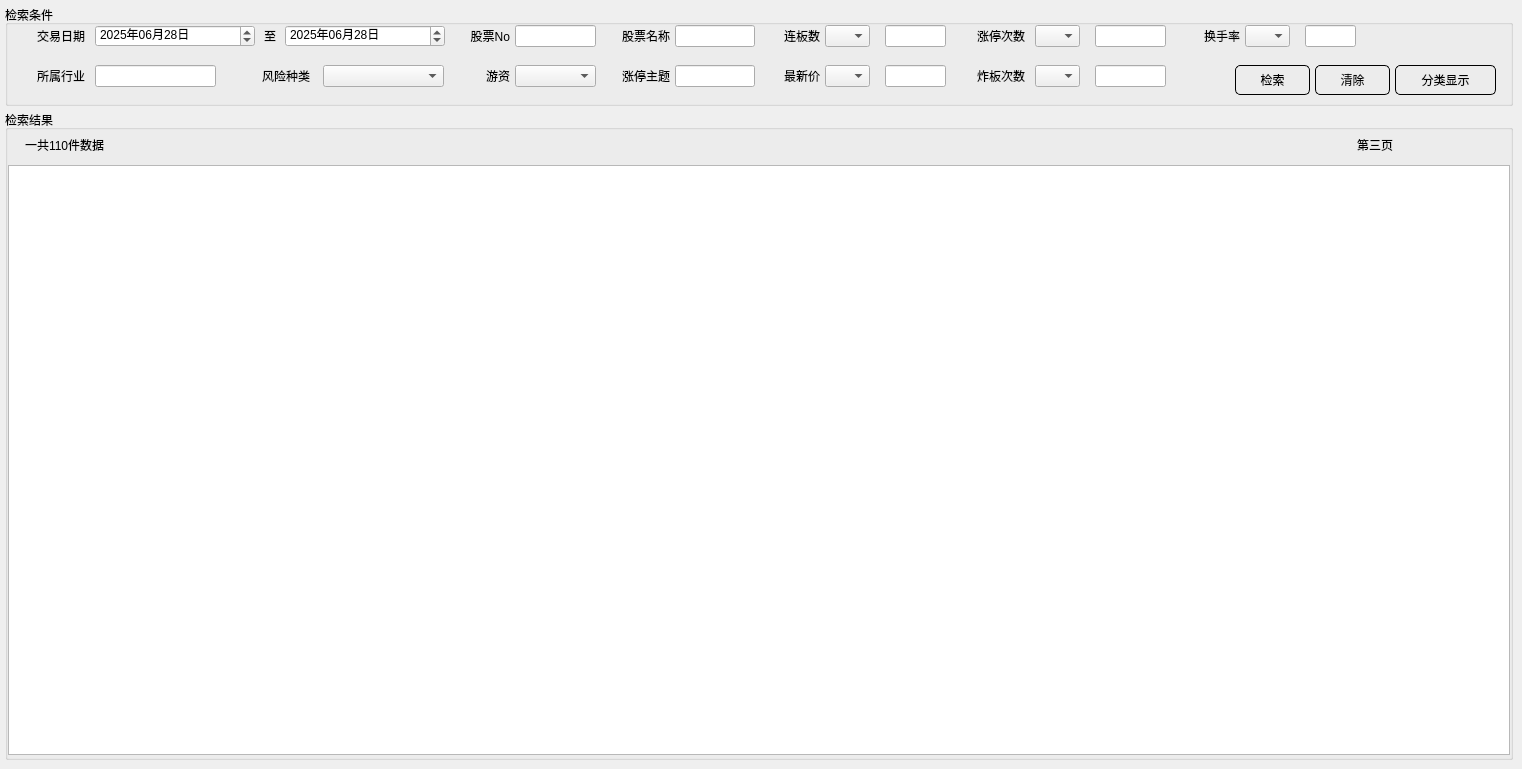
    <widget class="QWidget" name="stockInfo">
     <attribute name="title">
      <string>涨停板</string>
     </attribute>
     <widget class="QGroupBox" name="groupBox">
      <property name="geometry">
       <rect>
        <x>5</x>
        <y>5</y>
        <width>1508</width>
        <height>101</height>
       </rect>
      </property>
      <property name="title">
       <string>检索条件</string>
      </property>
      <widget class="QLabel" name="label">
       <property name="geometry">
        <rect>
         <x>25</x>
         <y>20</y>
         <width>55</width>
         <height>22</height>
        </rect>
       </property>
       <property name="text">
        <string>交易日期</string>
       </property>
       <property name="alignment">
        <set>Qt::AlignRight|Qt::AlignTrailing|Qt::AlignVCenter</set>
       </property>
      </widget>
      <widget class="AutoSetDateEdit" name="saleDateFrom">
       <property name="geometry">
        <rect>
         <x>90</x>
         <y>20</y>
         <width>160</width>
         <height>22</height>
        </rect>
       </property>
       <property name="dateTime">
        <datetime>
         <hour>0</hour>
         <minute>0</minute>
         <second>0</second>
         <year>2025</year>
         <month>6</month>
         <day>28</day>
        </datetime>
       </property>
       <property name="time">
        <time>
         <hour>0</hour>
         <minute>0</minute>
         <second>0</second>
        </time>
       </property>
       <property name="displayFormat">
        <string>yyyy年MM月dd日</string>
       </property>
      </widget>
      <widget class="QLabel" name="label_2">
       <property name="geometry">
        <rect>
         <x>255</x>
         <y>20</y>
         <width>20</width>
         <height>22</height>
        </rect>
       </property>
       <property name="text">
        <string>至</string>
       </property>
       <property name="alignment">
        <set>Qt::AlignCenter</set>
       </property>
      </widget>
      <widget class="AutoSetDateEdit" name="saleDateTo">
       <property name="geometry">
        <rect>
         <x>280</x>
         <y>20</y>
         <width>160</width>
         <height>22</height>
        </rect>
       </property>
       <property name="dateTime">
        <datetime>
         <hour>0</hour>
         <minute>0</minute>
         <second>0</second>
         <year>2025</year>
         <month>6</month>
         <day>28</day>
        </datetime>
       </property>
       <property name="time">
        <time>
         <hour>0</hour>
         <minute>0</minute>
         <second>0</second>
        </time>
       </property>
       <property name="displayFormat">
        <string>yyyy年MM月dd日</string>
       </property>
      </widget>
      <widget class="QLabel" name="label_3">
       <property name="geometry">
        <rect>
         <x>460</x>
         <y>20</y>
         <width>45</width>
         <height>22</height>
        </rect>
       </property>
       <property name="text">
        <string>股票No</string>
       </property>
       <property name="alignment">
        <set>Qt::AlignRight|Qt::AlignTrailing|Qt::AlignVCenter</set>
       </property>
      </widget>
      <widget class="AutoSetNumberLineEdit" name="stockNo">
       <property name="geometry">
        <rect>
         <x>510</x>
         <y>20</y>
         <width>81</width>
         <height>22</height>
        </rect>
       </property>
      </widget>
      <widget class="QLabel" name="label_4">
       <property name="geometry">
        <rect>
         <x>610</x>
         <y>20</y>
         <width>55</width>
         <height>22</height>
        </rect>
       </property>
       <property name="text">
        <string>股票名称</string>
       </property>
       <property name="alignment">
        <set>Qt::AlignRight|Qt::AlignTrailing|Qt::AlignVCenter</set>
       </property>
      </widget>
      <widget class="QLineEdit" name="stockName">
       <property name="geometry">
        <rect>
         <x>670</x>
         <y>20</y>
         <width>80</width>
         <height>22</height>
        </rect>
       </property>
      </widget>
      <widget class="QLabel" name="label_5">
       <property name="geometry">
        <rect>
         <x>770</x>
         <y>20</y>
         <width>45</width>
         <height>22</height>
        </rect>
       </property>
       <property name="text">
        <string>连板数</string>
       </property>
       <property name="alignment">
        <set>Qt::AlignRight|Qt::AlignTrailing|Qt::AlignVCenter</set>
       </property>
      </widget>
      <widget class="QComboBox" name="condition_lbs">
       <property name="geometry">
        <rect>
         <x>820</x>
         <y>20</y>
         <width>45</width>
         <height>22</height>
        </rect>
       </property>
      </widget>
      <widget class="QLineEdit" name="lianBanShu">
       <property name="geometry">
        <rect>
         <x>880</x>
         <y>20</y>
         <width>61</width>
         <height>22</height>
        </rect>
       </property>
      </widget>
      <widget class="QLabel" name="label_6">
       <property name="geometry">
        <rect>
         <x>960</x>
         <y>20</y>
         <width>60</width>
         <height>22</height>
        </rect>
       </property>
       <property name="text">
        <string>涨停次数</string>
       </property>
       <property name="alignment">
        <set>Qt::AlignRight|Qt::AlignTrailing|Qt::AlignVCenter</set>
       </property>
      </widget>
      <widget class="QComboBox" name="condition_ztcs">
       <property name="geometry">
        <rect>
         <x>1030</x>
         <y>20</y>
         <width>45</width>
         <height>22</height>
        </rect>
       </property>
      </widget>
      <widget class="QLineEdit" name="zhangTingCiShu">
       <property name="geometry">
        <rect>
         <x>1090</x>
         <y>20</y>
         <width>71</width>
         <height>22</height>
        </rect>
       </property>
      </widget>
      <widget class="QLabel" name="label_7">
       <property name="geometry">
        <rect>
         <x>1190</x>
         <y>20</y>
         <width>45</width>
         <height>22</height>
        </rect>
       </property>
       <property name="text">
        <string>换手率</string>
       </property>
       <property name="alignment">
        <set>Qt::AlignRight|Qt::AlignTrailing|Qt::AlignVCenter</set>
       </property>
      </widget>
      <widget class="QComboBox" name="condition_hsl">
       <property name="geometry">
        <rect>
         <x>1240</x>
         <y>20</y>
         <width>45</width>
         <height>22</height>
        </rect>
       </property>
      </widget>
      <widget class="QLineEdit" name="huanShouLv">
       <property name="geometry">
        <rect>
         <x>1300</x>
         <y>20</y>
         <width>51</width>
         <height>22</height>
        </rect>
       </property>
      </widget>
      <widget class="QLabel" name="label_8">
       <property name="geometry">
        <rect>
         <x>25</x>
         <y>60</y>
         <width>55</width>
         <height>22</height>
        </rect>
       </property>
       <property name="text">
        <string>所属行业</string>
       </property>
       <property name="alignment">
        <set>Qt::AlignRight|Qt::AlignTrailing|Qt::AlignVCenter</set>
       </property>
      </widget>
      <widget class="QLineEdit" name="suoShuHangYe">
       <property name="geometry">
        <rect>
         <x>90</x>
         <y>60</y>
         <width>121</width>
         <height>22</height>
        </rect>
       </property>
      </widget>
      <widget class="QLabel" name="label_9">
       <property name="geometry">
        <rect>
         <x>250</x>
         <y>60</y>
         <width>55</width>
         <height>22</height>
        </rect>
       </property>
       <property name="text">
        <string>风险种类</string>
       </property>
       <property name="alignment">
        <set>Qt::AlignRight|Qt::AlignTrailing|Qt::AlignVCenter</set>
       </property>
      </widget>
      <widget class="QComboBox" name="stock_stockType">
       <property name="geometry">
        <rect>
         <x>318</x>
         <y>60</y>
         <width>121</width>
         <height>22</height>
        </rect>
       </property>
      </widget>
      <widget class="QLabel" name="label_10">
       <property name="geometry">
        <rect>
         <x>460</x>
         <y>60</y>
         <width>45</width>
         <height>22</height>
        </rect>
       </property>
       <property name="text">
        <string>游资</string>
       </property>
       <property name="alignment">
        <set>Qt::AlignRight|Qt::AlignTrailing|Qt::AlignVCenter</set>
       </property>
      </widget>
      <widget class="QComboBox" name="youzi_comboBox">
       <property name="geometry">
        <rect>
         <x>510</x>
         <y>60</y>
         <width>81</width>
         <height>22</height>
        </rect>
       </property>
      </widget>
      <widget class="QLabel" name="label_11">
       <property name="geometry">
        <rect>
         <x>610</x>
         <y>60</y>
         <width>55</width>
         <height>22</height>
        </rect>
       </property>
       <property name="text">
        <string>涨停主题</string>
       </property>
       <property name="alignment">
        <set>Qt::AlignRight|Qt::AlignTrailing|Qt::AlignVCenter</set>
       </property>
      </widget>
      <widget class="QLineEdit" name="le_ztzt">
       <property name="geometry">
        <rect>
         <x>670</x>
         <y>60</y>
         <width>80</width>
         <height>22</height>
        </rect>
       </property>
      </widget>
      <widget class="QLabel" name="label_12">
       <property name="geometry">
        <rect>
         <x>770</x>
         <y>60</y>
         <width>45</width>
         <height>22</height>
        </rect>
       </property>
       <property name="text">
        <string>最新价</string>
       </property>
       <property name="alignment">
        <set>Qt::AlignRight|Qt::AlignTrailing|Qt::AlignVCenter</set>
       </property>
      </widget>
      <widget class="QComboBox" name="condition_zxj">
       <property name="geometry">
        <rect>
         <x>820</x>
         <y>60</y>
         <width>45</width>
         <height>22</height>
        </rect>
       </property>
      </widget>
      <widget class="QLineEdit" name="le_zxj">
       <property name="geometry">
        <rect>
         <x>880</x>
         <y>60</y>
         <width>61</width>
         <height>22</height>
        </rect>
       </property>
      </widget>
      <widget class="QLabel" name="label_13">
       <property name="geometry">
        <rect>
         <x>960</x>
         <y>60</y>
         <width>60</width>
         <height>22</height>
        </rect>
       </property>
       <property name="text">
        <string>炸板次数</string>
       </property>
       <property name="alignment">
        <set>Qt::AlignRight|Qt::AlignTrailing|Qt::AlignVCenter</set>
       </property>
      </widget>
      <widget class="QComboBox" name="condtion_zbcs">
       <property name="geometry">
        <rect>
         <x>1030</x>
         <y>60</y>
         <width>45</width>
         <height>22</height>
        </rect>
       </property>
      </widget>
      <widget class="QLineEdit" name="zhaBanCiShu">
       <property name="geometry">
        <rect>
         <x>1090</x>
         <y>60</y>
         <width>71</width>
         <height>22</height>
        </rect>
       </property>
      </widget>
      <widget class="QPushButton" name="stockSubmit">
       <property name="geometry">
        <rect>
         <x>1230</x>
         <y>60</y>
         <width>75</width>
         <height>30</height>
        </rect>
       </property>
       <property name="styleSheet">
        <string notr="true">QPushButton {
        border: 1px solid #000000;
        border-radius: 5px;
        padding: 5px;
    }
    QPushButton:hover {
        border: 1px solid #FF0000;
    }
    QPushButton:pressed {
        border: 1px solid #00FF00;
    }</string>
       </property>
       <property name="text">
        <string>检索</string>
       </property>
      </widget>
      <widget class="QPushButton" name="stockClear">
       <property name="geometry">
        <rect>
         <x>1310</x>
         <y>60</y>
         <width>75</width>
         <height>30</height>
        </rect>
       </property>
       <property name="styleSheet">
        <string notr="true">QPushButton {
        border: 1px solid #000000;
        border-radius: 5px;
        padding: 5px;
    }
    QPushButton:hover {
        border: 1px solid #FF0000;
    }
    QPushButton:pressed {
        border: 1px solid #00FF00;
    }</string>
       </property>
       <property name="text">
        <string>清除</string>
       </property>
      </widget>
      <widget class="QPushButton" name="stockDialog">
       <property name="geometry">
        <rect>
         <x>1390</x>
         <y>60</y>
         <width>101</width>
         <height>30</height>
        </rect>
       </property>
       <property name="styleSheet">
        <string notr="true">QPushButton {
        border: 1px solid #000000;
        border-radius: 5px;
        padding: 5px;
    }
    QPushButton:hover {
        border: 1px solid #FF0000;
    }
    QPushButton:pressed {
        border: 1px solid #00FF00;
    }</string>
       </property>
       <property name="text">
        <string>分类显示</string>
       </property>
      </widget>
     </widget>
     <widget class="QGroupBox" name="groupBox_2">
      <property name="geometry">
       <rect>
        <x>5</x>
        <y>110</y>
        <width>1508</width>
        <height>650</height>
       </rect>
      </property>
      <property name="title">
       <string>检索结果</string>
      </property>
      <widget class="QLabel" name="count_number">
       <property name="geometry">
        <rect>
         <x>20</x>
         <y>22</y>
         <width>141</width>
         <height>25</height>
        </rect>
       </property>
       <property name="text">
        <string>一共110件数据</string>
       </property>
      </widget>
      <widget class="QTableView" name="showStockTable">
       <property name="geometry">
        <rect>
         <x>3</x>
         <y>55</y>
         <width>1502</width>
         <height>590</height>
        </rect>
       </property>
       <property name="selectionBehavior">
        <enum>QAbstractItemView::SelectItems</enum>
       </property>
       <attribute name="horizontalHeaderMinimumSectionSize">
        <number>25</number>
       </attribute>
       <attribute name="verticalHeaderMinimumSectionSize">
        <number>23</number>
       </attribute>
      </widget>
      <widget class="QLabel" name="plateStockNo">
       <property name="geometry">
        <rect>
         <x>1330</x>
         <y>22</y>
         <width>80</width>
         <height>25</height>
        </rect>
       </property>
       <property name="layoutDirection">
        <enum>Qt::LeftToRight</enum>
       </property>
       <property name="midLineWidth">
        <number>0</number>
       </property>
       <property name="text">
        <string>第三页</string>
       </property>
       <property name="alignment">
        <set>Qt::AlignCenter</set>
       </property>
       <property name="margin">
        <number>0</number>
       </property>
      </widget>
      <widget class="QPushButton" name="nextStockPage">
       <property name="geometry">
        <rect>
         <x>1420</x>
         <y>22</y>
         <width>30</width>
         <height>25</height>
        </rect>
       </property>
       <property name="styleSheet">
        <string notr="true">QPushButton {
        
        border-radius: 5px;
        padding: 5px;
    }
    QPushButton:hover {
        border: 1px solid #FF0000;
    }
    QPushButton:pressed {
        border: 1px solid #00FF00;
    }</string>
       </property>
       <property name="text">
        <string/>
       </property>
      </widget>
      <widget class="QPushButton" name="upStockPage">
       <property name="geometry">
        <rect>
         <x>1290</x>
         <y>22</y>
         <width>30</width>
         <height>25</height>
        </rect>
       </property>
       <property name="styleSheet">
        <string notr="true">QPushButton {
        
        border-radius: 5px;
        padding: 5px;
    }
    QPushButton:hover {
        border: 1px solid #FF0000;
    }
    QPushButton:pressed {
        border: 1px solid #00FF00;
    }</string>
       </property>
       <property name="text">
        <string/>
       </property>
      </widget>
     </widget>
    </widget>
